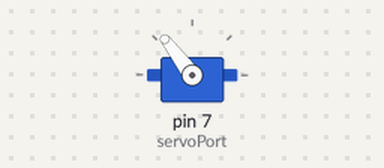
Recording of a sketch running on a simulated Arduino Uno, built with avr-gcc and run on an emulated ATmega328P. Shown: servo. What the sketch prints to the serial monitor is not drawn.

Above: at 2.05 s.
At 3.05 s:
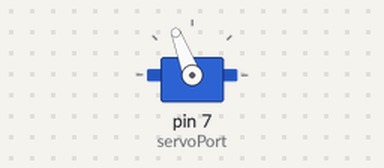
Timing chart, 0 to 5.0 s (numbered marks = the images above):
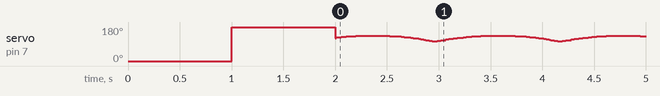

The sketch:

Sinus.ino
```cpp
/*
Sinus
_____

Ziel ist es, eine sinusförmige Geschwindigkeit zu erzeugen.
Die Ungenauigkeit ist auf die Rechenungenauigkeit des Arduinos zurückzuführen.
*/

// Debugging-Infos werden nur über die Serielle Schnittstelle gesendet, wenn DEBUGING definiert ist. Auskommentieren, wenn nicht benötigt
#define DEBUGGING

#include <Servo.h> //Implementieren der Servo-Bibliothek

Servo myservo;     //Erstelllt eine Servoinstanz

#define servoPort 7
#define pi 3.1415926

float AnzahlDurchlaeufe=0; //Anzahl der erfolgten Schleifendurchläufe, zur Berechnung des Sinuswerts benutzt (so ist auch die Genauigkeit der Änderung einstellbar.)
float Sinuswert;           //Ergebnis der Sinusrechnung
float Geschwindigkeit;     //Ausgabesignal, das die Geschwindigkeit bestimmt
float Bogenmass;

byte Genauigkeit = 100; //Standart ist 100, je höher die Zahl, desto höher ist die Genauigkeit
byte Verzoegerung = 1;  //Standart ist 1, es beschreibt, wie oft hinter einander ein bestimmter Wert ausgegeben wird, so ist die Änderung der Geschwindigkeitsänderung einstallbar

void setup()
{
  #ifdef DEBUGGING
  Serial.begin (9600);
  Serial.println ("Start");
  #endif
  myservo.attach(servoPort);

  myservo.write(0);     //maximaler und minimaler Wert zur Konfiguration
  delay(1000);
  myservo.write(180);
  delay(1000);
}


void loop()
{
  sinusrechnung();
  mappen();
  bewegung();
  anzeigen();
  if (AnzahlDurchlaeufe < Genauigkeit)
  {
    AnzahlDurchlaeufe++;
  }
  else
  {
    AnzahlDurchlaeufe = 0;
  }
}

void sinusrechnung()
{
  Bogenmass = (AnzahlDurchlaeufe / Genauigkeit )* 2 * pi;   //muss ausgelagert werden, Rechnungen inehalb sin() nicht möglich
  Sinuswert = sin(Bogenmass);
}

void mappen()
{
  Geschwindigkeit = (Sinuswert*15)+120 ;
}

void bewegung()
{
  for (int i = 0; i<Verzoegerung; i++)
  {
  myservo.write(Geschwindigkeit);
  }
}

void anzeigen() //Zur Kontrolle
{
   for (int k=50; k<((int)(Geschwindigkeit/2)); k++)  //Terminal "Oszilloskop"
   {
     #ifdef DEBUGGING
     Serial.print ("X");
     #endif
   }
   #ifdef DEBUGGING
  Serial.println("");
  #endif
}
```
